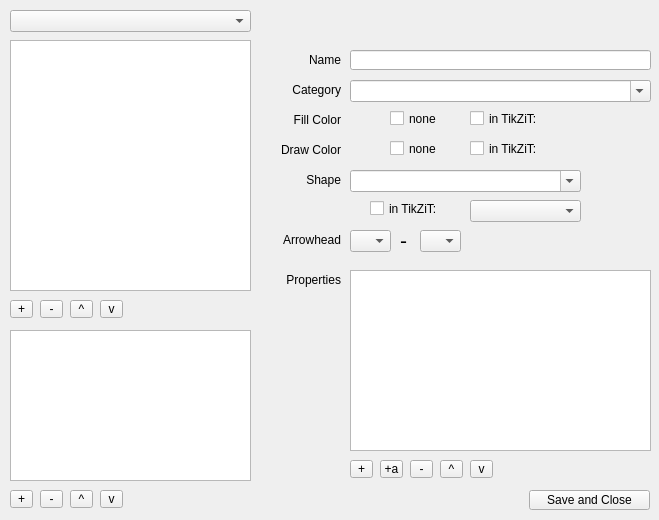
<?xml version="1.0" encoding="UTF-8"?>
<ui version="4.0">
 <class>StyleEditor</class>
 <widget class="QMainWindow" name="StyleEditor">
  <property name="geometry">
   <rect>
    <x>0</x>
    <y>0</y>
    <width>659</width>
    <height>520</height>
   </rect>
  </property>
  <property name="windowTitle">
   <string>Style Editor - MGB-UML</string>
  </property>
  <widget class="QWidget" name="centralwidget">
   <widget class="QComboBox" name="currentCategory">
    <property name="geometry">
     <rect>
      <x>10</x>
      <y>10</y>
      <width>241</width>
      <height>22</height>
     </rect>
    </property>
   </widget>
   <widget class="QLabel" name="labelName">
    <property name="geometry">
     <rect>
      <x>250</x>
      <y>50</y>
      <width>91</width>
      <height>20</height>
     </rect>
    </property>
    <property name="font">
     <font>
      <pointsize>9</pointsize>
     </font>
    </property>
    <property name="text">
     <string>Name</string>
    </property>
    <property name="scaledContents">
     <bool>false</bool>
    </property>
    <property name="alignment">
     <set>Qt::AlignRight|Qt::AlignTrailing|Qt::AlignVCenter</set>
    </property>
   </widget>
   <widget class="QLabel" name="labelCategory">
    <property name="geometry">
     <rect>
      <x>250</x>
      <y>80</y>
      <width>91</width>
      <height>20</height>
     </rect>
    </property>
    <property name="font">
     <font>
      <pointsize>9</pointsize>
     </font>
    </property>
    <property name="text">
     <string>Category</string>
    </property>
    <property name="scaledContents">
     <bool>false</bool>
    </property>
    <property name="alignment">
     <set>Qt::AlignRight|Qt::AlignTrailing|Qt::AlignVCenter</set>
    </property>
   </widget>
   <widget class="QLabel" name="labelFillColor">
    <property name="geometry">
     <rect>
      <x>250</x>
      <y>110</y>
      <width>91</width>
      <height>20</height>
     </rect>
    </property>
    <property name="font">
     <font>
      <pointsize>9</pointsize>
     </font>
    </property>
    <property name="text">
     <string>Fill Color</string>
    </property>
    <property name="scaledContents">
     <bool>false</bool>
    </property>
    <property name="alignment">
     <set>Qt::AlignRight|Qt::AlignTrailing|Qt::AlignVCenter</set>
    </property>
   </widget>
   <widget class="QLabel" name="labelDrawColor">
    <property name="geometry">
     <rect>
      <x>250</x>
      <y>140</y>
      <width>91</width>
      <height>20</height>
     </rect>
    </property>
    <property name="font">
     <font>
      <pointsize>9</pointsize>
     </font>
    </property>
    <property name="text">
     <string>Draw Color</string>
    </property>
    <property name="scaledContents">
     <bool>false</bool>
    </property>
    <property name="alignment">
     <set>Qt::AlignRight|Qt::AlignTrailing|Qt::AlignVCenter</set>
    </property>
   </widget>
   <widget class="QLineEdit" name="name">
    <property name="geometry">
     <rect>
      <x>350</x>
      <y>50</y>
      <width>301</width>
      <height>20</height>
     </rect>
    </property>
    <property name="font">
     <font>
      <pointsize>9</pointsize>
     </font>
    </property>
   </widget>
   <widget class="QComboBox" name="category">
    <property name="geometry">
     <rect>
      <x>350</x>
      <y>80</y>
      <width>301</width>
      <height>22</height>
     </rect>
    </property>
    <property name="font">
     <font>
      <pointsize>9</pointsize>
     </font>
    </property>
    <property name="editable">
     <bool>true</bool>
    </property>
   </widget>
   <widget class="QPushButton" name="fillColor">
    <property name="geometry">
     <rect>
      <x>350</x>
      <y>110</y>
      <width>31</width>
      <height>18</height>
     </rect>
    </property>
    <property name="autoFillBackground">
     <bool>true</bool>
    </property>
    <property name="styleSheet">
     <string notr="true"/>
    </property>
    <property name="text">
     <string/>
    </property>
    <property name="flat">
     <bool>true</bool>
    </property>
   </widget>
   <widget class="QPushButton" name="drawColor">
    <property name="geometry">
     <rect>
      <x>350</x>
      <y>140</y>
      <width>31</width>
      <height>18</height>
     </rect>
    </property>
    <property name="autoFillBackground">
     <bool>true</bool>
    </property>
    <property name="styleSheet">
     <string notr="true"/>
    </property>
    <property name="text">
     <string/>
    </property>
    <property name="flat">
     <bool>true</bool>
    </property>
   </widget>
   <widget class="QCheckBox" name="hasTikzitFillColor">
    <property name="geometry">
     <rect>
      <x>470</x>
      <y>110</y>
      <width>91</width>
      <height>17</height>
     </rect>
    </property>
    <property name="font">
     <font>
      <pointsize>9</pointsize>
      <italic>false</italic>
     </font>
    </property>
    <property name="text">
     <string>in TikZiT:</string>
    </property>
   </widget>
   <widget class="QCheckBox" name="hasTikzitDrawColor">
    <property name="geometry">
     <rect>
      <x>470</x>
      <y>140</y>
      <width>91</width>
      <height>17</height>
     </rect>
    </property>
    <property name="font">
     <font>
      <pointsize>9</pointsize>
      <italic>false</italic>
     </font>
    </property>
    <property name="text">
     <string>in TikZiT:</string>
    </property>
   </widget>
   <widget class="QPushButton" name="tikzitFillColor">
    <property name="geometry">
     <rect>
      <x>560</x>
      <y>110</y>
      <width>31</width>
      <height>18</height>
     </rect>
    </property>
    <property name="autoFillBackground">
     <bool>true</bool>
    </property>
    <property name="text">
     <string/>
    </property>
    <property name="flat">
     <bool>true</bool>
    </property>
   </widget>
   <widget class="QPushButton" name="tikzitDrawColor">
    <property name="geometry">
     <rect>
      <x>560</x>
      <y>140</y>
      <width>31</width>
      <height>18</height>
     </rect>
    </property>
    <property name="autoFillBackground">
     <bool>true</bool>
    </property>
    <property name="text">
     <string/>
    </property>
    <property name="flat">
     <bool>true</bool>
    </property>
   </widget>
   <widget class="QLabel" name="labelShape">
    <property name="geometry">
     <rect>
      <x>250</x>
      <y>170</y>
      <width>91</width>
      <height>20</height>
     </rect>
    </property>
    <property name="font">
     <font>
      <pointsize>9</pointsize>
     </font>
    </property>
    <property name="text">
     <string>Shape</string>
    </property>
    <property name="scaledContents">
     <bool>false</bool>
    </property>
    <property name="alignment">
     <set>Qt::AlignRight|Qt::AlignTrailing|Qt::AlignVCenter</set>
    </property>
   </widget>
   <widget class="QComboBox" name="shape">
    <property name="geometry">
     <rect>
      <x>350</x>
      <y>170</y>
      <width>231</width>
      <height>22</height>
     </rect>
    </property>
    <property name="font">
     <font>
      <pointsize>9</pointsize>
     </font>
    </property>
    <property name="editable">
     <bool>true</bool>
    </property>
    <item>
     <property name="text">
      <string/>
     </property>
    </item>
    <item>
     <property name="text">
      <string>circle</string>
     </property>
    </item>
    <item>
     <property name="text">
      <string>rectangle</string>
     </property>
    </item>
    <item>
     <property name="text">
      <string>triangle</string>
     </property>
    </item>
   </widget>
   <widget class="QCheckBox" name="hasTikzitShape">
    <property name="geometry">
     <rect>
      <x>370</x>
      <y>200</y>
      <width>91</width>
      <height>17</height>
     </rect>
    </property>
    <property name="font">
     <font>
      <pointsize>9</pointsize>
      <italic>false</italic>
     </font>
    </property>
    <property name="text">
     <string>in TikZiT:</string>
    </property>
   </widget>
   <widget class="QComboBox" name="tikzitShape">
    <property name="geometry">
     <rect>
      <x>470</x>
      <y>200</y>
      <width>111</width>
      <height>22</height>
     </rect>
    </property>
    <property name="font">
     <font>
      <pointsize>9</pointsize>
     </font>
    </property>
    <item>
     <property name="text">
      <string/>
     </property>
    </item>
    <item>
     <property name="text">
      <string>circle</string>
     </property>
    </item>
    <item>
     <property name="text">
      <string>rectangle</string>
     </property>
    </item>
   </widget>
   <widget class="QLabel" name="labelArrowhead">
    <property name="geometry">
     <rect>
      <x>250</x>
      <y>230</y>
      <width>91</width>
      <height>20</height>
     </rect>
    </property>
    <property name="font">
     <font>
      <pointsize>9</pointsize>
     </font>
    </property>
    <property name="text">
     <string>Arrowhead</string>
    </property>
    <property name="scaledContents">
     <bool>false</bool>
    </property>
    <property name="alignment">
     <set>Qt::AlignRight|Qt::AlignTrailing|Qt::AlignVCenter</set>
    </property>
   </widget>
   <widget class="QComboBox" name="leftArrow">
    <property name="geometry">
     <rect>
      <x>350</x>
      <y>230</y>
      <width>41</width>
      <height>22</height>
     </rect>
    </property>
    <property name="font">
     <font>
      <pointsize>9</pointsize>
     </font>
    </property>
    <property name="editable">
     <bool>false</bool>
    </property>
    <item>
     <property name="text">
      <string/>
     </property>
    </item>
    <item>
     <property name="text">
      <string>&lt;</string>
     </property>
    </item>
    <item>
     <property name="text">
      <string>|</string>
     </property>
    </item>
   </widget>
   <widget class="QLabel" name="labelDash">
    <property name="geometry">
     <rect>
      <x>400</x>
      <y>230</y>
      <width>16</width>
      <height>21</height>
     </rect>
    </property>
    <property name="font">
     <font>
      <pointsize>16</pointsize>
     </font>
    </property>
    <property name="text">
     <string>-</string>
    </property>
   </widget>
   <widget class="QComboBox" name="rightArrow">
    <property name="geometry">
     <rect>
      <x>420</x>
      <y>230</y>
      <width>41</width>
      <height>22</height>
     </rect>
    </property>
    <property name="font">
     <font>
      <pointsize>9</pointsize>
     </font>
    </property>
    <property name="editable">
     <bool>false</bool>
    </property>
    <item>
     <property name="text">
      <string/>
     </property>
    </item>
    <item>
     <property name="text">
      <string>&gt;</string>
     </property>
    </item>
    <item>
     <property name="text">
      <string>|</string>
     </property>
    </item>
   </widget>
   <widget class="QLabel" name="labelProperties">
    <property name="geometry">
     <rect>
      <x>250</x>
      <y>270</y>
      <width>91</width>
      <height>20</height>
     </rect>
    </property>
    <property name="font">
     <font>
      <pointsize>9</pointsize>
     </font>
    </property>
    <property name="text">
     <string>Properties</string>
    </property>
    <property name="scaledContents">
     <bool>false</bool>
    </property>
    <property name="alignment">
     <set>Qt::AlignRight|Qt::AlignTrailing|Qt::AlignVCenter</set>
    </property>
   </widget>
   <widget class="QToolButton" name="addProperty">
    <property name="geometry">
     <rect>
      <x>350</x>
      <y>460</y>
      <width>23</width>
      <height>18</height>
     </rect>
    </property>
    <property name="font">
     <font>
      <pointsize>9</pointsize>
     </font>
    </property>
    <property name="text">
     <string>+</string>
    </property>
   </widget>
   <widget class="QToolButton" name="addAtom">
    <property name="geometry">
     <rect>
      <x>380</x>
      <y>460</y>
      <width>23</width>
      <height>18</height>
     </rect>
    </property>
    <property name="font">
     <font>
      <pointsize>9</pointsize>
     </font>
    </property>
    <property name="text">
     <string>+a</string>
    </property>
   </widget>
   <widget class="QToolButton" name="removeProperty">
    <property name="geometry">
     <rect>
      <x>410</x>
      <y>460</y>
      <width>23</width>
      <height>18</height>
     </rect>
    </property>
    <property name="font">
     <font>
      <pointsize>9</pointsize>
     </font>
    </property>
    <property name="text">
     <string>-</string>
    </property>
   </widget>
   <widget class="QToolButton" name="propertyUp">
    <property name="geometry">
     <rect>
      <x>440</x>
      <y>460</y>
      <width>23</width>
      <height>18</height>
     </rect>
    </property>
    <property name="font">
     <font>
      <pointsize>9</pointsize>
     </font>
    </property>
    <property name="text">
     <string>^</string>
    </property>
   </widget>
   <widget class="QToolButton" name="propertyDown">
    <property name="geometry">
     <rect>
      <x>470</x>
      <y>460</y>
      <width>23</width>
      <height>18</height>
     </rect>
    </property>
    <property name="font">
     <font>
      <pointsize>9</pointsize>
     </font>
    </property>
    <property name="text">
     <string>v</string>
    </property>
   </widget>
   <widget class="QListView" name="styleListView">
    <property name="geometry">
     <rect>
      <x>10</x>
      <y>40</y>
      <width>241</width>
      <height>251</height>
     </rect>
    </property>
    <property name="font">
     <font>
      <pointsize>8</pointsize>
      <italic>true</italic>
     </font>
    </property>
   </widget>
   <widget class="QListView" name="edgeStyleListView">
    <property name="geometry">
     <rect>
      <x>10</x>
      <y>330</y>
      <width>241</width>
      <height>151</height>
     </rect>
    </property>
    <property name="font">
     <font>
      <pointsize>8</pointsize>
      <italic>true</italic>
     </font>
    </property>
   </widget>
   <widget class="QToolButton" name="addStyle">
    <property name="geometry">
     <rect>
      <x>10</x>
      <y>300</y>
      <width>23</width>
      <height>18</height>
     </rect>
    </property>
    <property name="font">
     <font>
      <pointsize>9</pointsize>
     </font>
    </property>
    <property name="text">
     <string>+</string>
    </property>
   </widget>
   <widget class="QToolButton" name="removeStyle">
    <property name="geometry">
     <rect>
      <x>40</x>
      <y>300</y>
      <width>23</width>
      <height>18</height>
     </rect>
    </property>
    <property name="font">
     <font>
      <pointsize>9</pointsize>
     </font>
    </property>
    <property name="text">
     <string>-</string>
    </property>
   </widget>
   <widget class="QToolButton" name="styleUp">
    <property name="geometry">
     <rect>
      <x>70</x>
      <y>300</y>
      <width>23</width>
      <height>18</height>
     </rect>
    </property>
    <property name="font">
     <font>
      <pointsize>9</pointsize>
     </font>
    </property>
    <property name="text">
     <string>^</string>
    </property>
   </widget>
   <widget class="QToolButton" name="styleDown">
    <property name="geometry">
     <rect>
      <x>100</x>
      <y>300</y>
      <width>23</width>
      <height>18</height>
     </rect>
    </property>
    <property name="font">
     <font>
      <pointsize>9</pointsize>
     </font>
    </property>
    <property name="text">
     <string>v</string>
    </property>
   </widget>
   <widget class="QToolButton" name="removeEdgeStyle">
    <property name="geometry">
     <rect>
      <x>40</x>
      <y>490</y>
      <width>23</width>
      <height>18</height>
     </rect>
    </property>
    <property name="font">
     <font>
      <pointsize>9</pointsize>
     </font>
    </property>
    <property name="text">
     <string>-</string>
    </property>
   </widget>
   <widget class="QToolButton" name="addEdgeStyle">
    <property name="geometry">
     <rect>
      <x>10</x>
      <y>490</y>
      <width>23</width>
      <height>18</height>
     </rect>
    </property>
    <property name="font">
     <font>
      <pointsize>9</pointsize>
     </font>
    </property>
    <property name="text">
     <string>+</string>
    </property>
   </widget>
   <widget class="QToolButton" name="edgeStyleUp">
    <property name="geometry">
     <rect>
      <x>70</x>
      <y>490</y>
      <width>23</width>
      <height>18</height>
     </rect>
    </property>
    <property name="font">
     <font>
      <pointsize>9</pointsize>
     </font>
    </property>
    <property name="text">
     <string>^</string>
    </property>
   </widget>
   <widget class="QToolButton" name="edgeStyleDown">
    <property name="geometry">
     <rect>
      <x>100</x>
      <y>490</y>
      <width>23</width>
      <height>18</height>
     </rect>
    </property>
    <property name="font">
     <font>
      <pointsize>9</pointsize>
     </font>
    </property>
    <property name="text">
     <string>v</string>
    </property>
   </widget>
   <widget class="QPushButton" name="save">
    <property name="geometry">
     <rect>
      <x>529</x>
      <y>490</y>
      <width>121</width>
      <height>20</height>
     </rect>
    </property>
    <property name="font">
     <font>
      <pointsize>9</pointsize>
     </font>
    </property>
    <property name="text">
     <string>Save and Close</string>
    </property>
   </widget>
   <widget class="QTreeView" name="properties">
    <property name="geometry">
     <rect>
      <x>350</x>
      <y>270</y>
      <width>301</width>
      <height>181</height>
     </rect>
    </property>
    <property name="font">
     <font>
      <pointsize>8</pointsize>
     </font>
    </property>
    <property name="rootIsDecorated">
     <bool>false</bool>
    </property>
    <property name="uniformRowHeights">
     <bool>true</bool>
    </property>
    <property name="headerHidden">
     <bool>false</bool>
    </property>
    <attribute name="headerVisible">
     <bool>true</bool>
    </attribute>
   </widget>
   <widget class="QCheckBox" name="noFill">
    <property name="geometry">
     <rect>
      <x>390</x>
      <y>110</y>
      <width>71</width>
      <height>17</height>
     </rect>
    </property>
    <property name="font">
     <font>
      <pointsize>9</pointsize>
      <italic>false</italic>
     </font>
    </property>
    <property name="text">
     <string>none</string>
    </property>
   </widget>
   <widget class="QCheckBox" name="noDraw">
    <property name="geometry">
     <rect>
      <x>390</x>
      <y>140</y>
      <width>71</width>
      <height>17</height>
     </rect>
    </property>
    <property name="font">
     <font>
      <pointsize>9</pointsize>
      <italic>false</italic>
     </font>
    </property>
    <property name="text">
     <string>none</string>
    </property>
   </widget>
  </widget>
 </widget>
 <resources/>
 <connections/>
</ui>
